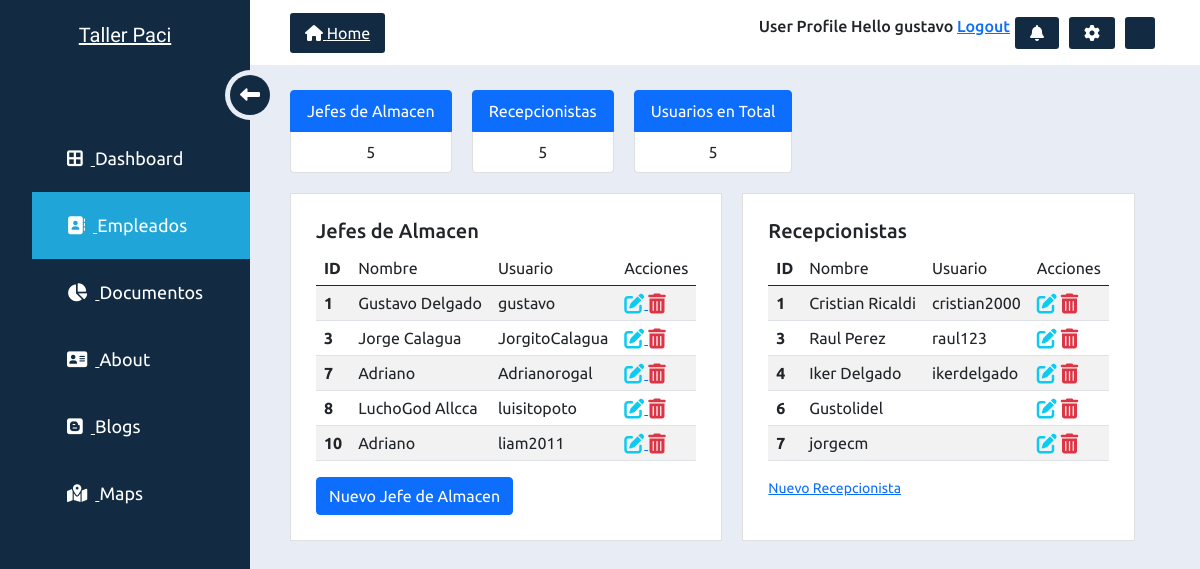
/app/Jefe (signed in), run on the app's committed database.
### apptaller/models.py (models this page shows, shortened)
class JefeAlmacen(models.Model):
    nombreJefe = models.CharField(max_length=50)
    usuario = models.CharField(max_length=50)
    password = models.CharField(max_length=50)

class Recepcionista(models.Model):
    user = models.OneToOneField(User, null=True, on_delete=models.CASCADE)
    nombreRecepcionista = models.CharField(max_length=50)
    usuario = models.CharField(max_length=50)
    password = models.CharField(max_length=50)

### apptaller/decorators.py (the view)
    def wrapper_function(request, *args, **kwargs):
        group = None
        if request.user.groups.exists():
            group = request.user.groups.all()[0].name
        if group == 'recepcionista':
            return redirect('user')
        if group == 'admin':
            return view_func(request, *args, **kwargs)

### apptaller/views.py (called while the page is built)
@login_required(login_url='login')
@admin_only
def list_Jefe(request):
    jefes = JefeAlmacen.objects.all()
    usuarios = User.objects.all()
    recepcionistas = Recepcionista.objects.all()
    jefes_count=jefes.count()
    recepcionistas_count = recepcionistas.count()
    usuarios_count = usuarios.count()
    return render(request, 'registration/Administrador.html', {'jefes': jefes,'recepcionistas':recepcionistas,
                                                               'jefes_count': jefes_count,'recepcionistas_count':recepcionistas_count,
                                                               'usuarios_count': usuarios_count})

### templates/registration/Administrador.html (shortened to what this page needs)
<link href="https://cdn.jsdelivr.net/npm/bootstrap@5.0.1/dist/css/bootstrap.min.css" rel="stylesheet">
<link rel="stylesheet" href="https://pro.fontawesome.com/releases/v5.10.0/css/all.css"/>
{%  extends 'registration/Principal.html' %}
{% block contador %}
    <div class="" style="margin-right: 20px">
    <h7>
        <ul class="list-group text-center">
    <li class="list-group-item active" aria-current="true">Jefes de Almacen</li>
    <li class="list-group-item">{{ jefes_count }}</li>
    </ul>
    </h7>
    </div>
    <div class="">
    <ul class="list-group text-center">
    <li class="list-group-item active" aria-current="true">Recepcionistas</li>
    <li class="list-group-item">{{ recepcionistas_count }}</li>
    </ul>
    </div>
    <div class="" style="margin-left: 20px;">
    <ul class="list-group text-center">
    <li class="list-group-item active" aria-current="true">Usuarios en Total</li>
    <li class="list-group-item">{{ usuarios_count }}</li>
    </ul>
    </div>
{% endblock contador %}
{% block content %}
    <h6>User Profile
    Hello {{ request.user }}
    <a href="{% url 'logout' %}">Logout</a> </h6>
{% endblock content %}
{% block content2 %}
    <h5>Jefes de Almacen</h5>
    <div class="row">
    <div class="col-md-12">
        <div class="table-responsive">
            <table class="table table-striped">
            <thead>
            <tr>
                <th scope="col">ID</th>
                <td scope="col">Nombre</td>
                <td scope="col">Usuario</td>
                <td scope="col">Acciones</td>
            </tr>
            </thead>
<tr>
    {% for jefe in jefes %}
        <th scope="row">
            {{ jefe.id }}
        </th>
    <td>
       {{ jefe.nombreJefe }}
    </td>
        <td>
        {{ jefe.usuario }}
        </td>
    <th>
        <a href="{% url 'update_Jefe' jefe.id %}"><i class="fas fa-edit fa-lg text-info"></i>
    </a>
    {% if jefe %}
        <a href="{% url 'delete_Jefe' jefe.id %}"><i class="fas fa-trash-alt fa-lg text-danger"></i></a>
    {% endif %}
    </th>
</tr>
    {% endfor %}
</table>
        </div>
    </div>
    </div>
<button type="button" class="btn btn-primary" onclick="location.href='{% url 'create_Jefe' %}'">Nuevo Jefe de Almacen</button>
<br>
{% endblock content2 %}
{% block content3 %}
    <h5>Recepcionistas</h5>
    <div class="row">
<div class="col-md-12">
<div class="table-responsive">
<table class="table table-striped">
<thead>
<tr>
<th scope="col">ID</th>
<td scope="col">Nombre</td>
<td scope="col">Usuario</td>
<td scope="col">Acciones</td>
</tr>
</thead>
<tbody>
        <tr>
       {% for recepcionista in recepcionistas %}
        <th scope="row">
            {{ recepcionista.id }}
        </th>
        <td>{{ recepcionista.nombreRecepcionista }}</td>
        <td> {{ recepcionista.usuario }}</td>
        <th>
            <a href="{% url 'update_Recepcionista' recepcionista.id %}"><i class="fas fa-edit fa-lg text-info"></i></a>
            {% if recepcionista %}
                <a href="{% url 'delete_Recepcionista' recepcionista.id %}"><i class="fas fa-trash-alt fa-lg text-danger"></i></a>
            {% endif %}
        </th>
        </tr>
    {% endfor %}
</tbody>
</table>
<a href="{% url 'create_Recepcionista' %}">Nuevo Recepcionista</a>
</div>
</div>
</div>
{% endblock content3 %}

### templates/registration/Principal.html (shortened to what this page needs)
<div class="wrapper">
	<div class="top_navbar">
		<div class="logo">
			<a href="#">Taller Paci</a>
		</div>
		<div class="top_menu">
			<div class="home_link">
				<a href="#">
					<span class="icon"><i class="fas fa-home"></i></span>
					<span>Home</span>
				</a>
			</div>
			<div class="right_info">
               {% block content %}
                {% endblock content %}
				<div class="icon_wrap">
					<div class="icon">
						<i class="fas fa-bell"></i>
					</div>
				</div>
				<div class="icon_wrap">
					<div class="icon">
						<i class="fas fa-cog"></i>
					</div>
				</div>
            <div class="icon_wrap">
            </div>
			</div>
		</div>
	</div>
	<div class="main_body">
		<div class="sidebar_menu">
	        <div class="inner__sidebar_menu">
	        	<ul>
                    {% if request.user.is_staff %}
		          <li>
		            <a href="#">
		              <span class="icon">
		              	<i class="fas fa-border-all"></i></span>
		              <span class="list">Dashboard</span>
		            </a>
		          </li>
                    {% endif %}
		          <li>
		            <a href="{% url 'list_Jefe' %}"
                       {% url 'list_Jefe' as list_jefe %}
                       {% if request.path == list_jefe %}class="active" {% endif %}>
		              <span class="icon"><i class="fas fa-address-book"></i></span>
		              <span class="list">Empleados</span>
		            </a>
		          </li>
		          <li>
		            <a href="{% url 'list_Documento' %}"
                    {% url 'list_Documento' as list_documento %}
                       {% if request.path == list_documento %}class="active" {% endif %}>
		              <span class="icon"><i class="fas fa-chart-pie"></i></span>
		              <span class="list">Documentos</span>
		            </a>
		          </li>
		          <li>
		            <a href="#">
		              <span class="icon"><i class="fas fa-address-card"></i></span>
		              <span class="list">About</span>
		            </a>
		          </li>
		          <li>
		            <a href="#">
		              <span class="icon"><i class="fab fa-blogger"></i></span>
		              <span class="list">Blogs</span>
		            </a>
		          </li>
		          <li>
		            <a href="#">
		              <span class="icon"><i class="fas fa-map-marked-alt"></i></span>
		              <span class="list">Maps</span>
		            </a>
		          </li>
		        </ul>
		        <div class="hamburger">
			        <div class="inner_hamburger">
			            <span class="arrow">
			                <i class="fas fa-long-arrow-alt-left">
                            </i>
			            </span>
			        </div>
			    </div>
	        </div>
	    </div>
	    <div class="container" style="">
	    	<div class="item_wrap ">
                    {% block contador %}
                    {% endblock contador %}
            </div>
            {% url 'list_Jefe' as list_jefe %}
            {% if request.path == list_jefe %}
               <div class="item_wrap">
                <div class="item">
                    {% block content2 %}
                    {% endblock content2 %}
                </div>
                <div class="item">
                    {% block content3 %}
                    {% endblock content3 %}
                </div>
            </div>
            {% endif %}
            {% url 'list_Documento' as list_documento %}
	    </div>
	</div>
</div>

### templates/registration/Principal.html (style rules this page uses)
* { margin: 0; padding: 0; list-style: none; font-family: 'Ubuntu', sans-serif; box-sizing: border-box; text-decoration: none; }
.wrapper .top_navbar { width: 100%; height: 65px; display: flex; position: fixed; top: 0; }
.wrapper .top_navbar .logo { width: 250px; height: 100%; background: #122b43; border-bottom: 1px solid #122b43; }
.wrapper .top_navbar .logo a { display: block; text-align: center; font-family: 'Montserrat Subrayada', sans-serif; font-size: 20px; color: #fff; padding: 20px 0; }
.wrapper .top_navbar .top_menu { width: calc(100% - 250px); height: 100%; background: #fff; padding: 0 40px; display: flex; justify-content: space-between; align-items: center; }
.wrapper .top_navbar .top_menu .home_link a { display: block; background:#122b43; color: #fff; padding: 8px 15px; border-radius: 3px; }
.wrapper .top_navbar .right_info { display: flex; }
.wrapper .top_navbar .right_info .icon_wrap { padding: 8px 15px; border-radius: 3px; background: #122b43; color: #fff; margin: 0 5px; cursor: pointer; }
.main_body .sidebar_menu { position: fixed; top: 65px; left: 0; background: #122b43; width: 250px; height: 100%; transition: all 0.3s linear; }
.main_body .sidebar_menu .inner__sidebar_menu { position: relative; padding-top: 60px; }
.main_body .sidebar_menu ul li a { color: #ffffff; font-size: 18px; padding: 20px 35px; display: block; white-space: nowrap; }
.main_body .sidebar_menu ul li a .icon { margin-right: 8px; }
.main_body .sidebar_menu ul li a span { display: inline-block; }
.main_body .sidebar_menu ul li a.active { background: #20a5d8; color: #fff; }
.main_body .sidebar_menu .hamburger { position: absolute; top: 5px; right: -25px; width: 50px; height: 50px; background: #e8edf5; border-radius: 50%; cursor: pointer; }
.main_body .sidebar_menu .inner_hamburger, .main_body .sidebar_menu .hamburger .arrow { position: absolute; top: 50%; left: 50%; transform: translate(-50%,-50%); }
.main_body .sidebar_menu .inner_hamburger { width: 40px; border-radius: 50%; height: 40px; background: #122b43; }
.main_body .sidebar_menu .hamburger .arrow { color: #fff; font-size: 20px; }
.main_body .container { width: calc(100% - 250px); margin-top: 65px; margin-left: 250px; padding: 25px 40px; transition: all 0.3s linear; }
.main_body .container .item_wrap { display: flex; margin-bottom: 20px; }
.main_body .container .item_wrap .item { background: #fff; border: 1px solid #e0e0e0; padding: 25px; font-size: 14px; line-height: 22px; }
.main_body .container .item_wrap .item:first-child { margin-right: 20px; }

### data on the page
JefeAlmacen: id "1", nombreJefe "Gustavo Delgado", usuario "gustavo"
JefeAlmacen: id "3", nombreJefe "Jorge Calagua", usuario "JorgitoCalagua"
JefeAlmacen: id "7", nombreJefe "Adriano", usuario "Adrianorogal"
JefeAlmacen: id "8", nombreJefe "LuchoGod Allcca", usuario "luisitopoto"
JefeAlmacen: id "10", nombreJefe "Adriano", usuario "liam2011"
Recepcionista: id "1", nombreRecepcionista "Cristian Ricaldi", usuario "cristian2000"
Recepcionista: id "3", nombreRecepcionista "Raul Perez", usuario "raul123"
Recepcionista: id "4", nombreRecepcionista "Iker Delgado", usuario "ikerdelgado"
Recepcionista: id "6", nombreRecepcionista "Gustolidel"
Recepcionista: id "7", nombreRecepcionista "jorgecm"

### other printed values
{{ request.user }} "gustavo"
{{ jefes_count }} "5"
{{ recepcionistas_count }} "5"
{{ usuarios_count }} "5"
